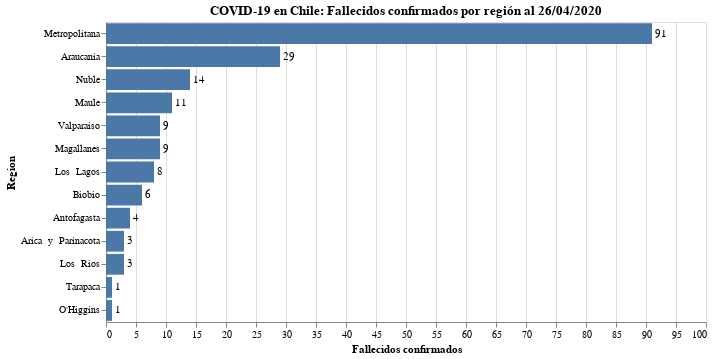

The cell this chart's notebook holds for it:
### Code cell
#hide_input
bars = alt.Chart(data_raw.reset_index()).mark_bar().encode(
    x = alt.X('Fallecidos:Q', axis=alt.Axis(title='Fallecidos confirmados')),
    y = alt.Y('Region:N', sort='-x'),
    tooltip = 'Fallecidos'
).properties(
    title=f'COVID-19 en Chile: Fallecidos confirmados por región al {today_es_format}'
)

text = bars.mark_text(
    align='left',
    baseline='middle',
    dx=3  # Nudges text to right so it doesn't appear on top of the bar
).encode(
    text='Fallecidos:Q'
)

bars.configure_title(
    fontSize=20,
    font='Courier',
    anchor='start',
    color='gray'
)

(bars + text).properties(width=600, height=300)

### Figure 1 — Vega-Lite specification as saved in the notebook (floating-point values rounded to 4 significant figures)
{"config": {"view": {"continuousWidth": 400, "continuousHeight": 300}}, "layer": [{"mark": "bar", "encoding": {"tooltip": {"type": "quantitative", "field": "Fallecidos"}, "x": {"type": "quantitative", "axis": {"title": "Fallecidos confirmados"}, "field": "Fallecidos"}, "y": {"type": "nominal", "field": "Region", "sort": "-x"}}, "title": "COVID-19 en Chile: Fallecidos confirmados por región al 26/04/2020"}, {"mark": {"type": "text", "align": "left", "baseline": "middle", "dx": 3}, "encoding": {"text": {"type": "quantitative", "field": "Fallecidos"}, "tooltip": {"type": "quantitative", "field": "Fallecidos"}, "x": {"type": "quantitative", "axis": {"title": "Fallecidos confirmados"}, "field": "Fallecidos"}, "y": {"type": "nominal", "field": "Region", "sort": "-x"}}, "title": "COVID-19 en Chile: Fallecidos confirmados por región al 26/04/2020"}], "data": {"name": "data-2782309e8574fc521ed85a42aa104fe3"}, "height": 300, "width": 600, "$schema": "https://vega.github.io/schema/vega-lite/v4.8.1.json", "datasets": {"data-2782309e8574fc521ed85a42aa104fe3": [{"Region": "Arica  y  Parinacota", "Casos  nuevos": 7, "Casos  totales": 252, "%  Casos  totales**": "1.89  %", "Fallecidos": 3}, {"Region": "Tarapaca", "Casos  nuevos": 13, "Casos  totales": 156, "%  Casos  totales**": "1.17  %", "Fallecidos": 1}, {"Region": "Antofagasta", "Casos  nuevos": 52, "Casos  totales": 443, "%  Casos  totales**": "3.32  %", "Fallecidos": 4}, {"Region": "Valparaiso", "Casos  nuevos": 6, "Casos  totales": 460, "%  Casos  totales**": "3.45  %", "Fallecidos": 9}, {"Region": "Metropolitana", "Casos  nuevos": 331, "Casos  totales": 7496, "%  Casos  totales**": "56.23  %", "Fallecidos": 91}, {"Region": "O'Higgins", "Casos  nuevos": 7, "Casos  totales": 92, "%  Casos  totales**": "0.69  %", "Fallecidos": 1}, {"Region": "Maule", "Casos  nuevos": 4, "Casos  totales": 354, "%  Casos  totales**": "2.66  %", "Fallecidos": 11}, {"Region": "Nuble", "Casos  nuevos": 6, "Casos  totales": 731, "%  Casos  totales**": "5.48  %", "Fallecidos": 14}, {"Region": "Biobio", "Casos  nuevos": 7, "Casos  totales": 703, "%  Casos  totales**": "5.27  %", "Fallecidos": 6}, {"Region": "Araucania", "Casos  nuevos": 13, "Casos  totales": 1216, "%  Casos  totales**": "9.12  %", "Fallecidos": 29}, {"Region": "Los  Rios", "Casos  nuevos": 1, "Casos  totales": 178, "%  Casos  totales**": "1.34  %", "Fallecidos": 3}, {"Region": "Los  Lagos", "Casos  nuevos": 8, "Casos  totales": 473, "%  Casos  totales**": "3.55  %", "Fallecidos": 8}, {"Region": "Magallanes", "Casos  nuevos": 13, "Casos  totales": 668, "%  Casos  totales**": "5.01  %", "Fallecidos": 9}]}}
